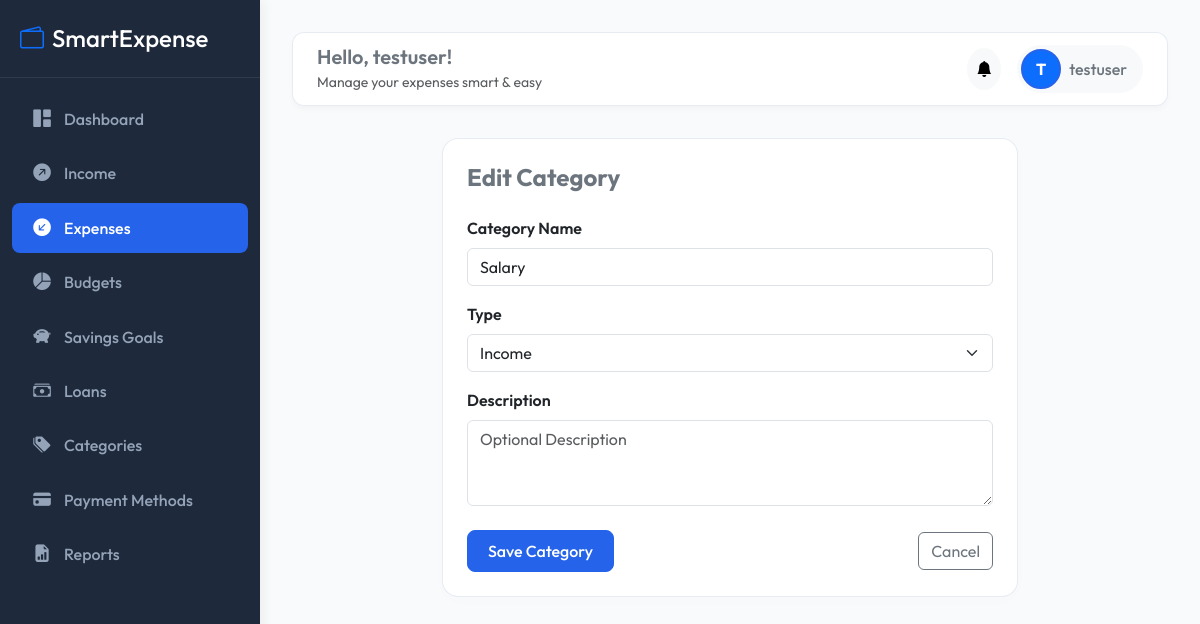
Screenshot of /expenses/categories/1/edit/ (signed in) with the database file from the repository.
### accounts/models.py (models this page shows, shortened)
class User(AbstractUser):
    profile_image = models.ImageField(upload_to='profile_images/', null=True, blank=True)
    created_at = models.DateTimeField(auto_now_add=True)

### expenses/models.py (models this page shows, shortened)
class Category(models.Model):
    CATEGORY_TYPES = [
        ('Income', 'Income'),
        ('Expense', 'Expense'),
    ]
    name = models.CharField(max_length=100)
    type = models.CharField(max_length=10, choices=CATEGORY_TYPES)
    description = models.TextField(blank=True, null=True)
    created_at = models.DateTimeField(auto_now_add=True)
    class Meta:
        verbose_name_plural = "Categories"

### expenses/views.py (the view, shortened to what this page needs)
# urls.py: path('categories/<int:pk>/edit/', views.CategoryUpdateView.as_view(), name='category_edit'),
class CategoryUpdateView(LoginRequiredMixin, UpdateView):
    model = Category
    form_class = CategoryForm
    template_name = 'expenses/category_form.html'
    success_url = reverse_lazy('expenses:category_list')

### expenses/forms.py
class CategoryForm(forms.ModelForm):
    class Meta:
        model = Category
        fields = ('name', 'type', 'description')
        widgets = {
            'name': forms.TextInput(attrs={'class': 'form-control', 'placeholder': 'Category Name'}),
            'type': forms.Select(attrs={'class': 'form-select'}),
            'description': forms.Textarea(attrs={'class': 'form-control', 'rows': 3, 'placeholder': 'Optional Description'}),
        }

### notifications/context_processors.py (called while the page is built)
def unread_notifications_count(request):
    if request.user.is_authenticated:
        count = Notification.objects.filter(user=request.user, is_read=False).count()
        recent = Notification.objects.filter(user=request.user, is_read=False)[:5]
        return {
            'unread_notifications_count': count,
            'recent_notifications': recent
        }
    return {
        'unread_notifications_count': 0,
        'recent_notifications': []
    }

### templates/expenses/category_form.html (shortened to what this page needs)
{% extends 'base.html' %}
{% block content %}
<div class="row justify-content-center">
    <div class="col-md-8">
        <div class="card stat-card p-4">
            <h4 class="fw-bold text-secondary mb-4">{% if form.instance.pk %}Edit Category{% else %}Add New Category{% endif %}</h4>
            <form method="post">
                <div class="mb-3">
                    <label for="id_name" class="form-label fw-semibold">Category Name</label>
                    {{ form.name }}
                </div>
                <div class="mb-3">
                    <label for="id_type" class="form-label fw-semibold">Type</label>
                    {{ form.type }}
                </div>
                <div class="mb-4">
                    <label for="id_description" class="form-label fw-semibold">Description</label>
                    {{ form.description }}
                </div>
                <div class="d-flex justify-content-between align-items-center">
                    <button type="submit" class="btn btn-primary">Save Category</button>
                    <a href="{% url 'expenses:category_list' %}" class="btn btn-outline-secondary">Cancel</a>
                </div>
            </form>
        </div>
    </div>
</div>
{% endblock %}

### templates/base.html (shortened to what this page needs)
{% load static %}
<!DOCTYPE html>
<html lang="en">
<head>
    <link href="https://cdn.jsdelivr.net/npm/bootstrap@5.3.0/dist/css/bootstrap.min.css" rel="stylesheet">
    <link href="https://cdn.jsdelivr.net/npm/bootstrap-icons@1.10.5/font/bootstrap-icons.css" rel="stylesheet">
    <link href="https://cdn.datatables.net/1.13.4/css/dataTables.bootstrap5.min.css" rel="stylesheet">
    <link href="{% static 'css/style.css' %}" rel="stylesheet">
</head>
<body>
    <nav id="sidebar">
        <div class="sidebar-header">
            <h4 class="m-0 text-white"><i class="bi bi-wallet2 me-2 text-primary"></i>SmartExpense</h4>
        </div>
        <div class="mt-3">
            <a href="{% url 'dashboard:home' %}" class="nav-link {% if request.resolver_match.app_name == 'dashboard' %}active{% endif %}">
                <i class="bi bi-grid-1x2-fill"></i> Dashboard
            </a>
            <a href="{% url 'income:income_list' %}" class="nav-link {% if request.resolver_match.app_name == 'income' %}active{% endif %}">
                <i class="bi bi-arrow-up-right-circle-fill"></i> Income
            </a>
            <a href="{% url 'expenses:expense_list' %}" class="nav-link {% if request.resolver_match.app_name == 'expenses' and request.resolver_match.url_name != 'category_list' and request.resolver_match.url_name != 'payment_method_list' %}active{% endif %}">
                <i class="bi bi-arrow-down-left-circle-fill"></i> Expenses
            </a>
            <a href="{% url 'budgets:budget_list' %}" class="nav-link {% if request.resolver_match.app_name == 'budgets' %}active{% endif %}">
                <i class="bi bi-pie-chart-fill"></i> Budgets
            </a>
            <a href="{% url 'savings:savings_list' %}" class="nav-link {% if request.resolver_match.app_name == 'savings' %}active{% endif %}">
                <i class="bi bi-piggy-bank-fill"></i> Savings Goals
            </a>
            <a href="{% url 'loans:loan_list' %}" class="nav-link {% if request.resolver_match.app_name == 'loans' %}active{% endif %}">
                <i class="bi bi-cash-stack"></i> Loans
            </a>
            <a href="{% url 'expenses:category_list' %}" class="nav-link {% if request.resolver_match.url_name == 'category_list' %}active{% endif %}">
                <i class="bi bi-tags-fill"></i> Categories
            </a>
            <a href="{% url 'expenses:payment_method_list' %}" class="nav-link {% if request.resolver_match.url_name == 'payment_method_list' %}active{% endif %}">
                <i class="bi bi-credit-card-fill"></i> Payment Methods
            </a>
            <a href="{% url 'reports:report_dashboard' %}" class="nav-link {% if request.resolver_match.app_name == 'reports' %}active{% endif %}">
                <i class="bi bi-file-earmark-bar-graph-fill"></i> Reports
            </a>
        </div>
    </nav>
    <div id="content">
        <div class="topbar d-flex justify-content-between align-items-center">
            <div class="d-none d-lg-block">
                <h5 class="m-0 fw-semibold text-secondary">Hello, {{ request.user.username }}!</h5>
                <small class="text-muted">Manage your expenses smart & easy</small>
            </div>
            <div class="d-flex align-items-center gap-3">
                <div class="dropdown">
                    <button class="btn btn-light position-relative rounded-circle p-2" type="button" data-bs-toggle="dropdown" aria-expanded="false">
                        <i class="bi bi-bell-fill"></i>
                    </button>
                </div>
                <div class="dropdown">
                    <button class="btn btn-light d-flex align-items-center gap-2 border-0 p-1 pe-3 rounded-pill" type="button" data-bs-toggle="dropdown" aria-expanded="false">
                        {% if request.user.profile_image %}
                        <img src="{{ request.user.profile_image.url }}" class="avatar-md" alt="Avatar">
                        {% else %}
                        <div class="avatar-md bg-primary text-white d-flex align-items-center justify-content-center fw-bold">
                            {{ request.user.username|slice:":1"|upper }}
                        </div>
                        {% endif %}
                        <span class="d-none d-md-inline fw-medium text-secondary">{{ request.user.username }}</span>
                    </button>
                </div>
            </div>
        </div>
        {% block content %}{% endblock %}
    </div>
</body>
</html>

### static/css/style.css (style rules this page uses)
:root { --primary-color: #2563EB; --primary-hover: #1D4ED8; --secondary-color: #1E293B; --success-color: #10B981; --danger-color: #EF4444; --warning-color: #F59E0B; --info-color: #06B6D4; --bg-color: #F8FAFC; --sidebar-width: 260px; --transition-speed: 0.3s; }
body { font-family: 'Outfit', -apple-system, BlinkMacSystemFont, "Segoe UI", Roboto, sans-serif; background-color: var(--bg-color); color: var(--secondary-color); overflow-x: hidden; }
#sidebar { width: var(--sidebar-width); height: 100vh; position: fixed; top: 0; left: 0; z-index: 100; background-color: var(--secondary-color); color: #F8FAFC; transition: all var(--transition-speed) ease; box-shadow: 4px 0 10px rgba(0, 0, 0, 0.05); }
#sidebar .sidebar-header { padding: 1.5rem 1.25rem; border-bottom: 1px solid rgba(255, 255, 255, 0.08); }
#sidebar .nav-link { color: #94A3B8; padding: 0.75rem 1.25rem; display: flex; align-items: center; gap: 0.75rem; border-radius: 8px; margin: 0.25rem 0.75rem; transition: all 0.2s ease; font-weight: 500; text-decoration: none; }
#sidebar .nav-link:hover, #sidebar .nav-link.active { color: #FFFFFF; background-color: var(--primary-color); }
#sidebar .nav-link i { font-size: 1.1rem; width: 20px; text-align: center; }
#content { margin-left: var(--sidebar-width); padding: 2rem; min-height: 100vh; transition: all var(--transition-speed) ease; }
.topbar { background: rgba(255, 255, 255, 0.9); backdrop-filter: blur(8px); border-radius: 12px; padding: 0.75rem 1.5rem; box-shadow: 0 4px 6px -1px rgba(0, 0, 0, 0.03); margin-bottom: 2rem; border: 1px solid rgba(226, 232, 240, 0.8); }
.stat-card { border: 1px solid rgba(226, 232, 240, 0.8); border-radius: 16px; box-shadow: 0 4px 20px rgba(0, 0, 0, 0.01); transition: transform var(--transition-speed) ease, box-shadow var(--transition-speed) ease; background: #FFFFFF; }
.btn-primary { background-color: var(--primary-color); border-color: var(--primary-color); font-weight: 500; border-radius: 8px; padding: 0.5rem 1.25rem; }
.avatar-md { width: 40px; height: 40px; border-radius: 50%; object-fit: cover; border: 2px solid var(--primary-color); }

### rows the page displays
User: user.username "testuser", user.username "T"
Category: name "Salary", type "Income"
